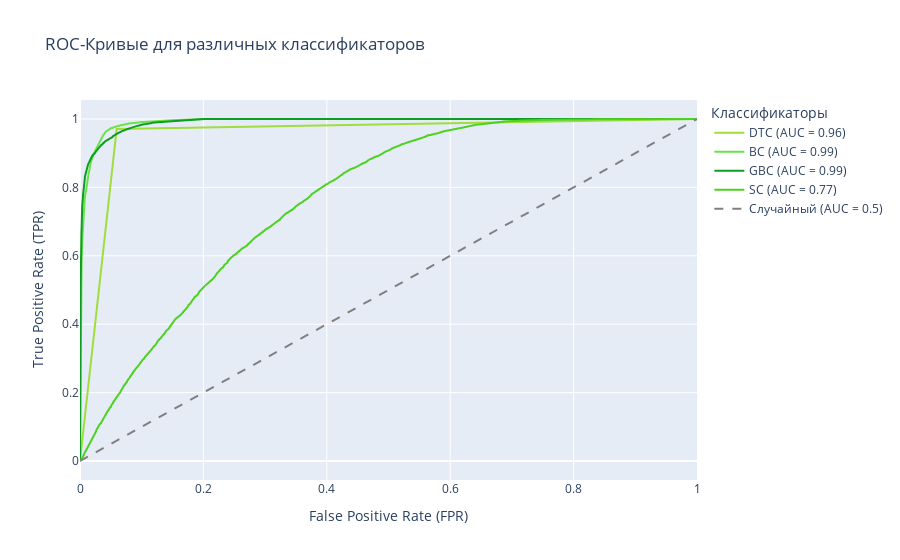

Notebook code cell kept with this figure:
### Code cell
plot_roc_curves(sk_learn_solve['Classifier'], X_test_neo, y_test_neo)
